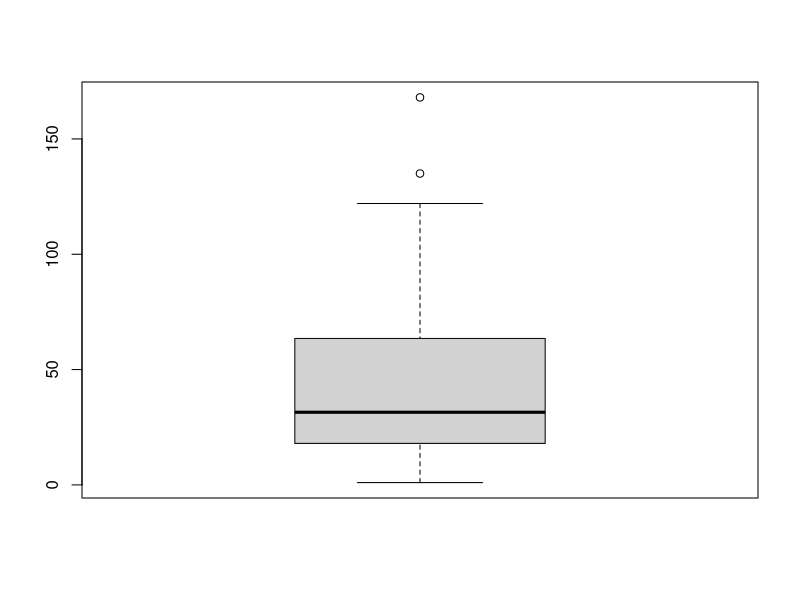
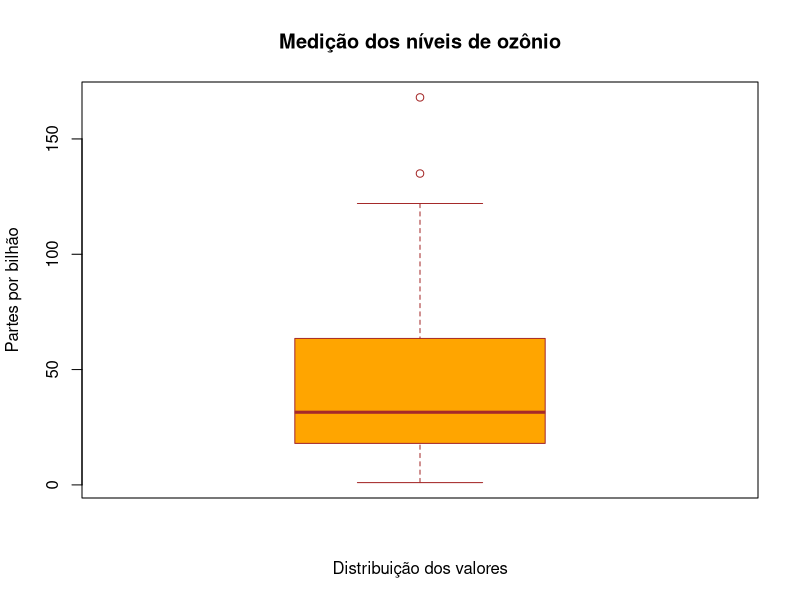
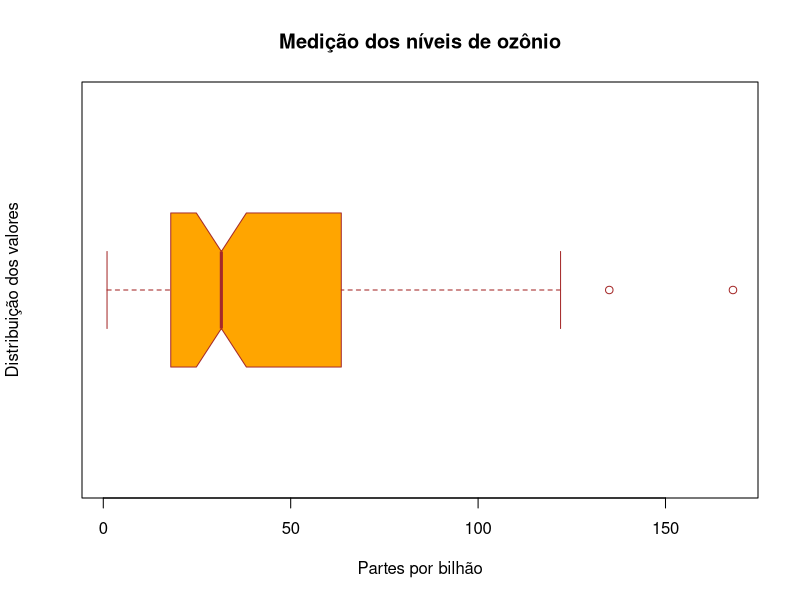
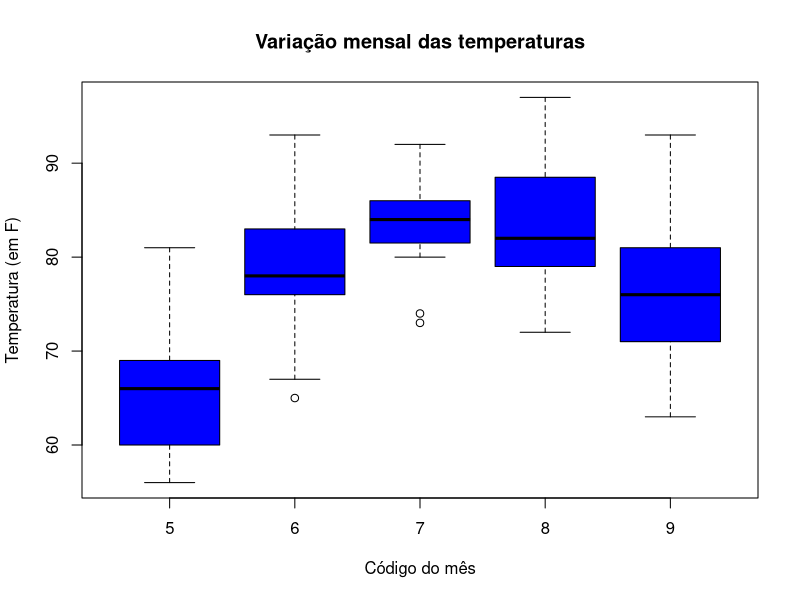

The R script that drew these images, in order:
# Criando diagramas de caixa (boxplots) no R

# Etapa 1: acessando a base de dados pública "airquality" 

str(airquality)


# Etapa 2: criando um boxplot simples da variável níveis de ozônio

dev.off()
boxplot(airquality$Ozone)

# Etapa 3: melhorando o visual do boxplot

dev.off()
boxplot(airquality$Ozone,
        main = "Medição dos níveis de ozônio",
        xlab = "Distribuição dos valores",
        ylab = "Partes por bilhão",
        col = "orange",
        border = "brown")

# Extra 1: mudando a apresentação do boxplot

dev.off()
boxplot(airquality$Ozone,
        main = "Medição dos níveis de ozônio",
        xlab = "Partes por bilhão",
        ylab = "Distribuição dos valores",
        col = "orange",
        border = "brown", horizontal = TRUE, notch = TRUE)

# Extra 2: criando e exibindo múltiplos boxplots

dev.off()
boxplot(Temp ~ Month,
        data = airquality,
        main = "Variação mensal das temperaturas",
        xlab = "Código do mês",
        ylab = "Temperatura (em F)",
        col = "blue",
        border = "black")
